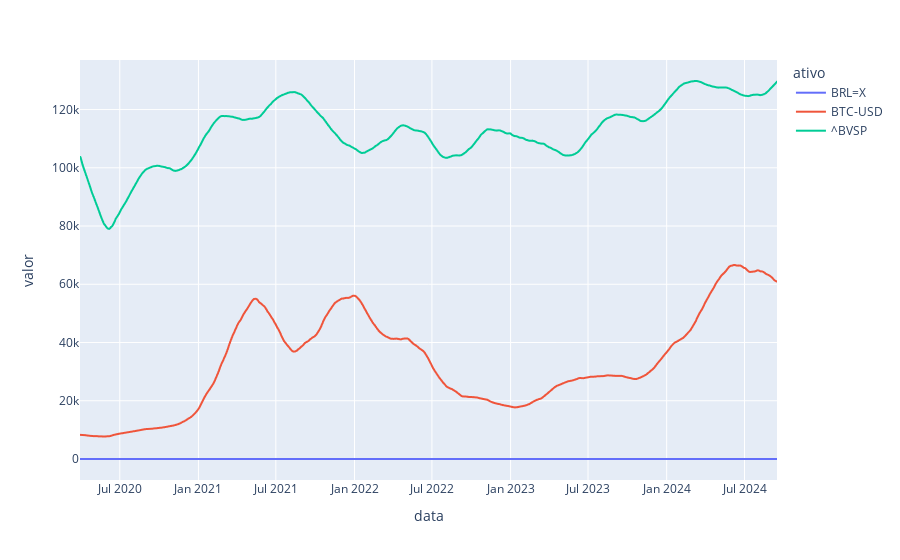

Source (notebook cell):
### Code cell
# Gráfico 1:
fig1 = px.line(mm, x = 'data', y='valor', color='ativo')
fig1.show()

### Figure 1 — Plotly figure (JSON) as saved in the notebook; plotly's stock layout.template omitted (floating-point values rounded to 4 significant figures; data arrays with more than 128 entries replaced by an {"elided": "..."} marker saying what was removed)
{"data": [{"hovertemplate": "ativo=BRL=X<br>data=%{x}<br>valor=%{y}<extra></extra>", "legendgroup": "BRL=X", "line": {"color": "#636efa", "dash": "solid"}, "marker": {"symbol": "circle"}, "mode": "lines", "name": "BRL=X", "showlegend": true, "type": "scattergl", "x": {"elided": "1631 str values"}, "xaxis": "x", "y": {"elided": "1631 float values"}, "yaxis": "y"}, {"hovertemplate": "ativo=BTC-USD<br>data=%{x}<br>valor=%{y}<extra></extra>", "legendgroup": "BTC-USD", "line": {"color": "#EF553B", "dash": "solid"}, "marker": {"symbol": "circle"}, "mode": "lines", "name": "BTC-USD", "showlegend": true, "type": "scattergl", "x": {"elided": "1631 str values"}, "xaxis": "x", "y": {"elided": "1631 float values"}, "yaxis": "y"}, {"hovertemplate": "ativo=^BVSP<br>data=%{x}<br>valor=%{y}<extra></extra>", "legendgroup": "^BVSP", "line": {"color": "#00cc96", "dash": "solid"}, "marker": {"symbol": "circle"}, "mode": "lines", "name": "^BVSP", "showlegend": true, "type": "scattergl", "x": {"elided": "1630 str values"}, "xaxis": "x", "y": {"elided": "1630 float values"}, "yaxis": "y"}], "layout": {"autosize": true, "legend": {"title": {"text": "ativo"}, "tracegroupgap": 0}, "margin": {"t": 60}, "xaxis": {"anchor": "y", "autorange": true, "domain": [0, 1], "range": ["2020-03-30", "2024-09-15"], "title": {"text": "data"}, "type": "date"}, "yaxis": {"anchor": "x", "autorange": true, "domain": [0, 1], "range": [-7207.0, 137000.0], "title": {"text": "valor"}, "type": "linear"}}}
